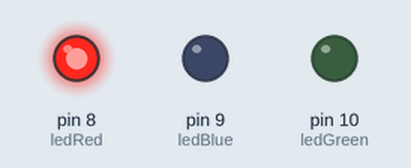
Simulated run of this sketch. Board: Arduino Uno, built with avr-gcc and run on an emulated ATmega328P. Shown: output pins drawn as LEDs (lit = HIGH).

Above: at 0.5 s.
At 1.5 s:
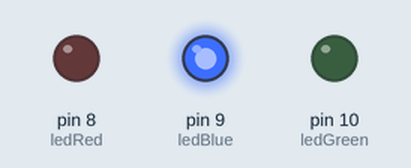
At 5.5 s:
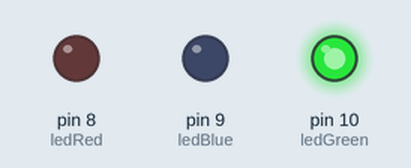
Timing chart, 0 to 6.9 s (numbered marks = the images above):
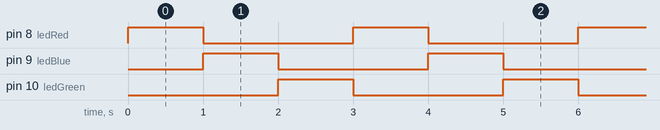

The sketch:

ba_led_nhap_nhay.ino
```cpp
// C++ code
//

int ledRed = 8;
int ledBlue = 9;
int ledGreen = 10;
void setup()
{
  pinMode(ledRed, OUTPUT);
  pinMode(ledBlue, OUTPUT);
  pinMode(ledGreen, OUTPUT);
}

void loop()
{
  digitalWrite(ledRed, HIGH);
  digitalWrite(ledBlue, LOW);
  digitalWrite(ledGreen, LOW);
  delay(1000); // Wait for 1000 millisecond(s)

  digitalWrite(ledRed, LOW);
  digitalWrite(ledBlue, HIGH);
  digitalWrite(ledGreen, LOW);
  delay(1000); // Wait for 1000 millisecond(s)

  digitalWrite(ledRed, LOW);
  digitalWrite(ledBlue, LOW);
  digitalWrite(ledGreen, HIGH);
  delay(1000); // Wait for 1000 millisecond(s)
}
```

Measured:
- by itself, pin 8 (ledRed), pin 9 (ledBlue), pin 10 (ledGreen): alternates HIGH for 1.0 s and LOW for 2.0 s
- by itself, everything shown: repeats every 3.0 s, in 3 steps
